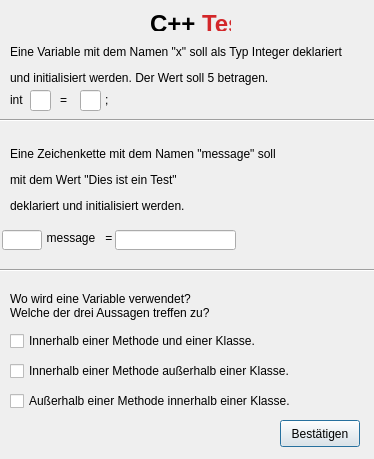
<?xml version="1.0" encoding="UTF-8"?>
<ui version="4.0">
 <class>testModule</class>
 <widget class="QDialog" name="testModule">
  <property name="geometry">
   <rect>
    <x>0</x>
    <y>0</y>
    <width>374</width>
    <height>459</height>
   </rect>
  </property>
  <property name="windowTitle">
   <string>Dialog</string>
  </property>
  <widget class="QLabel" name="label">
   <property name="geometry">
    <rect>
     <x>150</x>
     <y>10</y>
     <width>81</width>
     <height>21</height>
    </rect>
   </property>
   <property name="text">
    <string>&lt;html&gt;&lt;head/&gt;&lt;body&gt;&lt;p&gt;&lt;span style=&quot; font-size:18pt; font-weight:600;&quot;&gt;C++ &lt;/span&gt;&lt;span style=&quot; font-size:18pt; font-weight:600; color:#d3272a;&quot;&gt;Test&lt;/span&gt;&lt;/p&gt;&lt;/body&gt;&lt;/html&gt;</string>
   </property>
  </widget>
  <widget class="QPushButton" name="pushButton">
   <property name="geometry">
    <rect>
     <x>280</x>
     <y>420</y>
     <width>80</width>
     <height>27</height>
    </rect>
   </property>
   <property name="text">
    <string>Bestätigen</string>
   </property>
  </widget>
  <widget class="QLineEdit" name="tb1">
   <property name="geometry">
    <rect>
     <x>30</x>
     <y>90</y>
     <width>21</width>
     <height>21</height>
    </rect>
   </property>
   <property name="text">
    <string/>
   </property>
  </widget>
  <widget class="QLabel" name="label_2">
   <property name="geometry">
    <rect>
     <x>10</x>
     <y>40</y>
     <width>341</width>
     <height>51</height>
    </rect>
   </property>
   <property name="text">
    <string>&lt;html&gt;&lt;head/&gt;&lt;body&gt;&lt;p&gt;Eine Variable mit dem Namen &amp;quot;x&amp;quot; soll als Typ Integer deklariert&lt;/p&gt;&lt;p&gt;und initialisiert werden. Der Wert soll 5 betragen.&lt;/p&gt;&lt;/body&gt;&lt;/html&gt;</string>
   </property>
  </widget>
  <widget class="QLabel" name="label_3">
   <property name="geometry">
    <rect>
     <x>60</x>
     <y>85</y>
     <width>16</width>
     <height>30</height>
    </rect>
   </property>
   <property name="text">
    <string>=</string>
   </property>
  </widget>
  <widget class="QLabel" name="label_4">
   <property name="geometry">
    <rect>
     <x>10</x>
     <y>92</y>
     <width>21</width>
     <height>16</height>
    </rect>
   </property>
   <property name="text">
    <string>int</string>
   </property>
  </widget>
  <widget class="QLineEdit" name="tb2">
   <property name="geometry">
    <rect>
     <x>80</x>
     <y>90</y>
     <width>21</width>
     <height>21</height>
    </rect>
   </property>
  </widget>
  <widget class="QLabel" name="label_5">
   <property name="geometry">
    <rect>
     <x>105</x>
     <y>80</y>
     <width>20</width>
     <height>41</height>
    </rect>
   </property>
   <property name="text">
    <string>&lt;html&gt;&lt;head/&gt;&lt;body&gt;&lt;p&gt;;&lt;/p&gt;&lt;/body&gt;&lt;/html&gt;</string>
   </property>
  </widget>
  <widget class="Line" name="line">
   <property name="geometry">
    <rect>
     <x>0</x>
     <y>110</y>
     <width>381</width>
     <height>20</height>
    </rect>
   </property>
   <property name="orientation">
    <enum>Qt::Horizontal</enum>
   </property>
  </widget>
  <widget class="QLabel" name="label_6">
   <property name="geometry">
    <rect>
     <x>10</x>
     <y>140</y>
     <width>341</width>
     <height>81</height>
    </rect>
   </property>
   <property name="lineWidth">
    <number>1</number>
   </property>
   <property name="text">
    <string>&lt;html&gt;&lt;head/&gt;&lt;body&gt;&lt;p&gt;Eine Zeichenkette mit dem Namen &amp;quot;message&amp;quot; soll&lt;/p&gt;&lt;p&gt;mit dem Wert &amp;quot;Dies ist ein Test&amp;quot;&lt;/p&gt;&lt;p&gt;deklariert und initialisiert werden.&lt;/p&gt;&lt;/body&gt;&lt;/html&gt;</string>
   </property>
  </widget>
  <widget class="QLabel" name="label_7">
   <property name="geometry">
    <rect>
     <x>20</x>
     <y>230</y>
     <width>211</width>
     <height>16</height>
    </rect>
   </property>
   <property name="text">
    <string>        message   = &quot;                                &quot;;</string>
   </property>
  </widget>
  <widget class="QLineEdit" name="tb3">
   <property name="geometry">
    <rect>
     <x>2</x>
     <y>230</y>
     <width>40</width>
     <height>20</height>
    </rect>
   </property>
   <property name="text">
    <string/>
   </property>
  </widget>
  <widget class="QLineEdit" name="tb4">
   <property name="geometry">
    <rect>
     <x>115</x>
     <y>230</y>
     <width>121</width>
     <height>20</height>
    </rect>
   </property>
   <property name="text">
    <string/>
   </property>
  </widget>
  <widget class="Line" name="line_2">
   <property name="geometry">
    <rect>
     <x>0</x>
     <y>260</y>
     <width>381</width>
     <height>20</height>
    </rect>
   </property>
   <property name="orientation">
    <enum>Qt::Horizontal</enum>
   </property>
  </widget>
  <widget class="QLabel" name="label_8">
   <property name="geometry">
    <rect>
     <x>10</x>
     <y>290</y>
     <width>211</width>
     <height>31</height>
    </rect>
   </property>
   <property name="text">
    <string>Wo wird eine Variable verwendet? 
Welche der drei Aussagen treffen zu?</string>
   </property>
  </widget>
  <widget class="QCheckBox" name="checkBox">
   <property name="geometry">
    <rect>
     <x>10</x>
     <y>330</y>
     <width>301</width>
     <height>22</height>
    </rect>
   </property>
   <property name="text">
    <string>Innerhalb einer Methode und einer Klasse.</string>
   </property>
  </widget>
  <widget class="QCheckBox" name="checkBox2">
   <property name="geometry">
    <rect>
     <x>10</x>
     <y>360</y>
     <width>301</width>
     <height>22</height>
    </rect>
   </property>
   <property name="text">
    <string>Innerhalb einer Methode außerhalb einer Klasse.</string>
   </property>
  </widget>
  <widget class="QCheckBox" name="checkBox3">
   <property name="geometry">
    <rect>
     <x>10</x>
     <y>390</y>
     <width>301</width>
     <height>22</height>
    </rect>
   </property>
   <property name="text">
    <string>Außerhalb einer Methode innerhalb einer Klasse.</string>
   </property>
  </widget>
 </widget>
 <resources/>
 <connections/>
</ui>
